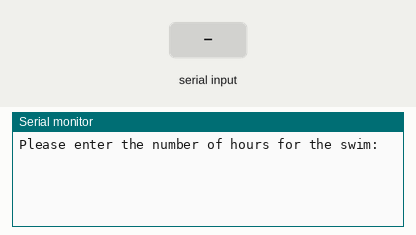
The sketch below on a simulated Arduino Uno, built with avr-gcc and run on an emulated ATmega328P. On the bench: the last lines printed to the serial monitor. The test bench sets the inputs (shaded band).

Above: at 0.8 s.
0.9 s: "90,45,200\n" received over Serial
At 1.8 s:
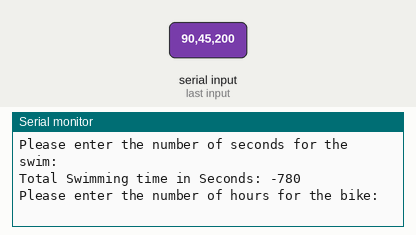
2.4 s: "30,150,10\n" received over Serial
At 3.3 s:
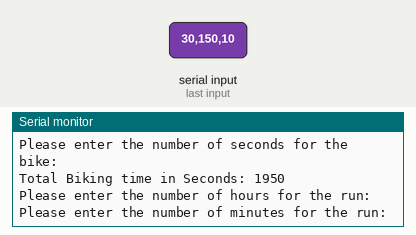
3.9 s: "90,45\n" received over Serial
At 5.1 s:
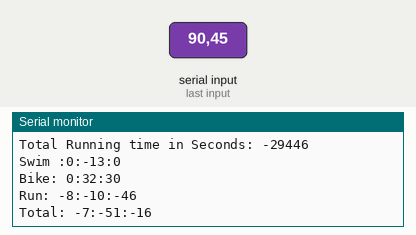

Measured:
- after the input at 0.9 s, the serial monitor: prints a new line at once (image 1)
- after the input at 2.4 s, the serial monitor: prints a new line at once (image 2)
- after the input at 3.9 s, the serial monitor: prints a new line at once (image 3)

The sketch:

CS12020_Worksheet_3.ino
```cpp
void setup() {
  // put your setup code here, to run once:
//Get the arduino setup
Serial.begin(9600);
//Storing all input values for hours, minutes, seconds.
const int datavalue = 4;

//Reading the input for swimming
//Reading hours for swimming
Serial.println("Please enter the number of hours for the swim:");
int swimHours;
while (!Serial.available()){
  //wait for a user to enter the value;
}
swimHours =Serial.parseInt();
int SwimHoursInSeconds = swimHours * 3600;

//Reading minutes for swimming
Serial.println("Please enter the number of minutes for the swim:");
int swimMinutes;
while (!Serial.available()){
  //wait for a user to enter the value;
}
swimMinutes =Serial.parseInt();
int SwimMinutesInSeconds = swimMinutes *60;

//Reading seconds for swimming
Serial.println("Please enter the number of seconds for the swim:");
int swimSeconds;
while (!Serial.available()){
  //wait for a user to enter the value;
}
swimSeconds =Serial.parseInt();
int totalSwimmingInSeconds = SwimHoursInSeconds + SwimMinutesInSeconds + swimSeconds;

Serial.print("Total Swimming time in Seconds: ");
Serial.println(totalSwimmingInSeconds);

//Reading the input for Biking
//Reading hours for biking
Serial.println("Please enter the number of hours for the bike:");
int bikeHours;
while (!Serial.available()){
  //wait for a user to enter the value;
}
bikeHours =Serial.parseInt();
int BikeHoursInSeconds = bikeHours *3600;

//Reading minutes for biking
Serial.println("Please enter the number of minutes for the bike:");
int bikeMinutes;
while (!Serial.available()){
  //wait for a user to enter the value;
}
bikeMinutes =Serial.parseInt();
int BikeMinutesInSeconds = bikeMinutes * 60;

//Reading seconds for biking
Serial.println("Please enter the number of seconds for the bike:");
int bikeSeconds;
while (!Serial.available()){
  //wait for a user to enter the value;
}
bikeSeconds =Serial.parseInt();
int totalBikingInSeconds = BikeHoursInSeconds + BikeMinutesInSeconds + bikeSeconds;

Serial.print("Total Biking time in Seconds: ");
Serial.println(totalBikingInSeconds);

//Reading input for running
//Reading hours for running
Serial.println("Please enter the number of hours for the run:");
int runHours;
while (!Serial.available()){
  //wait for a user to enter the value;
}
runHours =Serial.parseInt();
int RunHoursInSeconds = runHours * 3600;

//Reading minutes for running
Serial.println("Please enter the number of minutes for the run:");
int runMinutes;
while (!Serial.available()){
  //wait for a user to enter the value;
}
runMinutes =Serial.parseInt();
int RunMinutesInSeconds = runMinutes *60;

//Reading seconds for running
Serial.println("Please enter the number of seconds for the run:");
int runSeconds;
while (!Serial.available()){
  //wait for a user to enter the value;
}
runSeconds =Serial.parseInt();
int totalRunningInSeconds = RunHoursInSeconds + RunMinutesInSeconds + runSeconds;

Serial.print("Total Running time in Seconds: ");
Serial.println(totalRunningInSeconds);

//Storing data into arrays
int time_Swimming[datavalue] = {SwimHoursInSeconds, SwimMinutesInSeconds, swimSeconds, totalSwimmingInSeconds};
int time_Biking[datavalue] = {BikeHoursInSeconds, BikeMinutesInSeconds, bikeSeconds, totalBikingInSeconds };
int time_Running[datavalue] = {RunHoursInSeconds, RunMinutesInSeconds, runSeconds, totalRunningInSeconds };

long time_Total = totalSwimmingInSeconds + totalBikingInSeconds + totalRunningInSeconds;
long timeTotal[datavalue] = {totalSwimmingInSeconds, totalBikingInSeconds, totalRunningInSeconds, time_Total};
String names[datavalue] = {"Swim :","Bike: ","Run: ","Total: "};

// Arithmetics to find the Total Time in hours
for (int i = 0; i < datavalue; i++){
Serial.print(names[i]);
Serial.print(timeTotal[i]/3600);
Serial.print(":");
Serial.print((timeTotal[i]%3600)/60);
Serial.print(":");
Serial.println((timeTotal[i]/1)% 60);
}
}
void loop() {
  // put your main code here, to run repeatedly:

}
```
